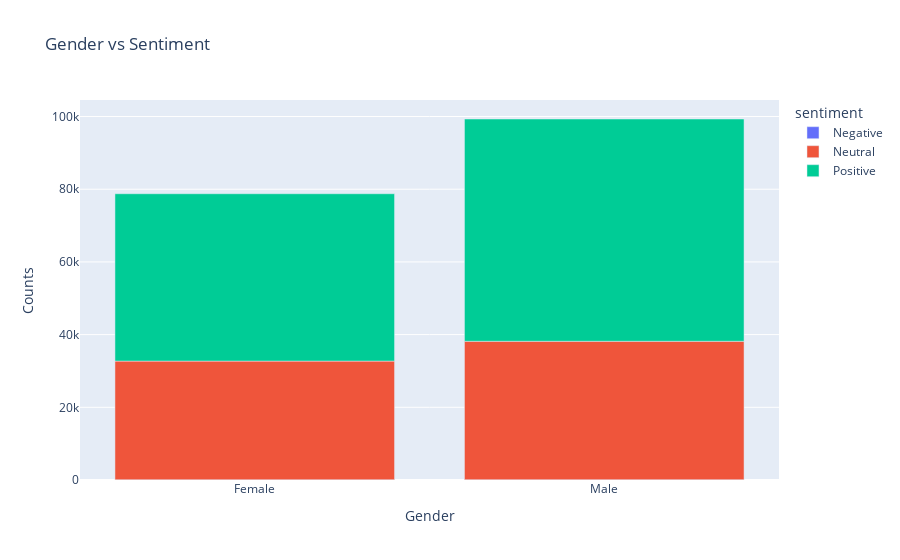

Notebook code for this chart:
### Code cell
import plotly.express as px

# Sample code to plot Gender vs Sentiment
gender_sentiment_df = df.groupby(['Gender', 'sentiment']).size().reset_index(name='Counts')
fig = px.bar(gender_sentiment_df, x='Gender', y='Counts', color='sentiment', title='Gender vs Sentiment')
fig.show()

### Figure 1 — Plotly figure (JSON) as saved in the notebook; plotly's stock layout.template omitted (floating-point values rounded to 4 significant figures)
{"data": [{"alignmentgroup": "True", "hovertemplate": "sentiment=Negative<br>Gender=%{x}<br>Counts=%{y}<extra></extra>", "legendgroup": "Negative", "marker": {"color": "#636efa", "pattern": {"shape": ""}}, "name": "Negative", "offsetgroup": "Negative", "orientation": "v", "showlegend": true, "textposition": "auto", "type": "bar", "x": ["Female", "Male"], "xaxis": "x", "y": [70, 73], "yaxis": "y"}, {"alignmentgroup": "True", "hovertemplate": "sentiment=Neutral<br>Gender=%{x}<br>Counts=%{y}<extra></extra>", "legendgroup": "Neutral", "marker": {"color": "#EF553B", "pattern": {"shape": ""}}, "name": "Neutral", "offsetgroup": "Neutral", "orientation": "v", "showlegend": true, "textposition": "auto", "type": "bar", "x": ["Female", "Male"], "xaxis": "x", "y": [32644, 38093], "yaxis": "y"}, {"alignmentgroup": "True", "hovertemplate": "sentiment=Positive<br>Gender=%{x}<br>Counts=%{y}<extra></extra>", "legendgroup": "Positive", "marker": {"color": "#00cc96", "pattern": {"shape": ""}}, "name": "Positive", "offsetgroup": "Positive", "orientation": "v", "showlegend": true, "textposition": "auto", "type": "bar", "x": ["Female", "Male"], "xaxis": "x", "y": [46041, 61151], "yaxis": "y"}], "layout": {"barmode": "relative", "legend": {"title": {"text": "sentiment"}, "tracegroupgap": 0}, "title": {"text": "Gender vs Sentiment"}, "xaxis": {"anchor": "y", "domain": [0, 1], "title": {"text": "Gender"}}, "yaxis": {"anchor": "x", "domain": [0, 1], "title": {"text": "Counts"}}}}
